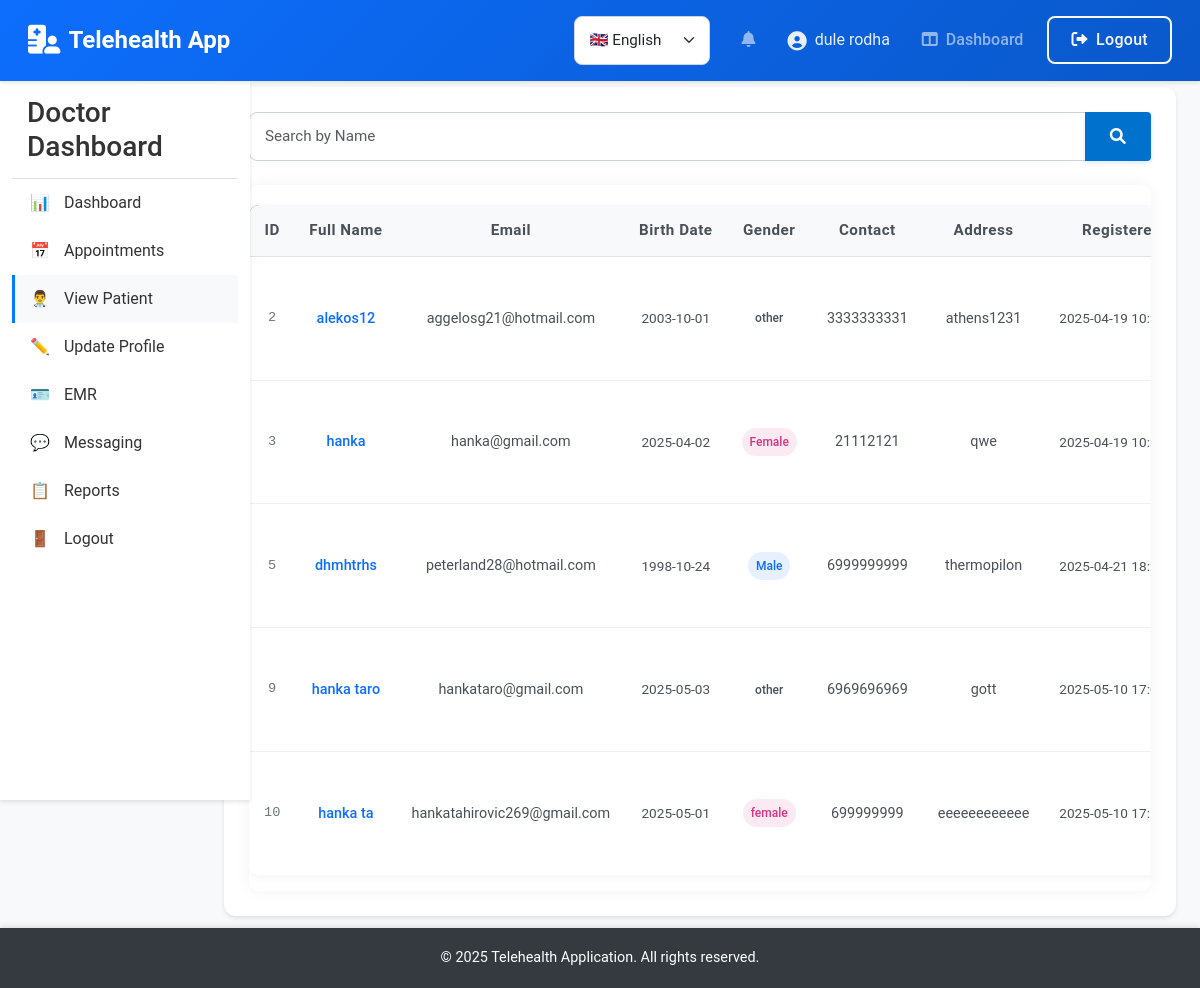
The page /public/view_patient.php (signed in) on the database its author committed.
### tables this page shows
CREATE TABLE `patient_profiles` (
  `patient_id` int(11) NOT NULL,
  `date_of_birth` date DEFAULT NULL,
  `gender` varchar(10) DEFAULT NULL,
  `contact_number` varchar(20) DEFAULT NULL,
  `address` text DEFAULT NULL,
  `medical_history` text DEFAULT NULL,
  `allergies` text DEFAULT NULL,
  `current_medications` text DEFAULT NULL
);

CREATE TABLE `users` (
  `user_id` int(11) NOT NULL,
  `full_name` varchar(100) NOT NULL,
  `email` varchar(100) NOT NULL,
  `password_hash` varchar(255) NOT NULL,
  `role` enum('admin','doctor','patient') NOT NULL,
  `created_at` timestamp NOT NULL DEFAULT current_timestamp()
);

### public/view_patient.php (the view, shortened to what this page needs)
<?php
$search = '';
?>
<!DOCTYPE html>
<html lang="en">
<head>
    <link href="https://cdn.jsdelivr.net/npm/bootstrap@5.3.0/dist/css/bootstrap.min.css" rel="stylesheet">
    <link rel="stylesheet" href="https://cdnjs.cloudflare.com/ajax/libs/font-awesome/6.0.0-beta3/css/all.min.css">
    <link rel="stylesheet" href="../assets/styles.css">
</head>
<body>
    <?php include_once '../includes/header.php'; ?>
    <div class="container-fluid">
        <div class="row">
            <?php include_once '../includes/doctor_sidebar.php'; ?>
            <main class="col-md-9 ms-sm-auto col-lg-10 px-md-4">
                <div class="d-flex justify-content-between flex-wrap flex-md-nowrap align-items-center pt-3 pb-2 mb-3 border-bottom">
                    <h1 class="h2">Registered Patients</h1>
                </div>
                <div class="card shadow-sm">
                    <div class="card-body">
                        <form method="GET" action="view_patient.php" class="mb-4">
                            <div class="input-group">
                                <input type="text" name="search" class="form-control" placeholder="Search by Name" value="<?php echo htmlspecialchars($search); ?>">
                                <button type="submit" class="btn btn-primary">
                                    <i class="fas fa-search"></i>
                                </button>
                            </div>
                        </form>
                        <?php
                        $query = "SELECT
                                u.user_id AS patient_id,
                                u.full_name,
                                u.email,
                                p.date_of_birth,
                                p.gender,
                                p.contact_number,
                                p.address,
                                u.created_at
                              FROM users u
                              INNER JOIN patient_profiles p ON u.user_id = p.patient_id
                              WHERE u.role = 'patient'";
                        $result = $conn->query($query);
                        if ($result && $result->num_rows > 0): ?>
                            <div class="table-responsive table-container">
                                <table class="table table-hover enhanced-table">
                                    <thead>
                                        <tr>
                                            <th>ID</th>
                                            <th>Full Name</th>
                                            <th>Email</th>
                                            <th>Birth Date</th>
                                            <th>Gender</th>
                                            <th>Contact</th>
                                            <th>Address</th>
                                            <th>Registered</th>
                                        </tr>
                                    </thead>
                                    <tbody>
                                        <?php while ($row = $result->fetch_assoc()): ?>
                                            <tr data-id="<?php echo $row['patient_id']; ?>">
                                                <td class="patient-id-cell"><?php echo htmlspecialchars($row['patient_id']); ?></td>
                                                <td class="editable patient-name-cell" data-field="full_name"><?php echo htmlspecialchars($row['full_name']); ?></td>
                                                <td class="editable" data-field="email"><?php echo htmlspecialchars($row['email']); ?></td>
                                                <td class="editable date-cell" data-field="date_of_birth"><?php echo htmlspecialchars($row['date_of_birth']); ?></td>
                                                <td class="editable" data-field="gender">
                                                    <span class="gender-badge <?php echo strtolower($row['gender']); ?>">
                                                        <?php echo htmlspecialchars($row['gender']); ?>
                                                    </span>
                                                </td>
                                                <td class="editable" data-field="contact_number"><?php echo htmlspecialchars($row['contact_number']); ?></td>
                                                <td class="editable" data-field="address"><?php echo htmlspecialchars($row['address']); ?></td>
                                                <td class="date-cell"><?php echo htmlspecialchars($row['created_at']); ?></td>
                                            </tr>
                                        <?php endwhile; ?>
                                    </tbody>
                                </table>
                            </div>
                        <?php else: ?>
                            <div class="alert alert-info">No registered patients found.</div>
                        <?php endif; ?>
                    </div>
                </div>
            </main>
        </div>
        <br/>
        <br/>
    </div>
    <?php include_once '../includes/footer.php'; ?>
</body>
</html>

### assets/styles.css (style rules this page uses)
:root { --primary-color: #007bff; --secondary-color: #6c757d; --success-color: #28a745; --danger-color: #dc3545; --warning-color: #ffc107; --info-color: #17a2b8; --light-color: #f8f9fa; --dark-color: #343a40; }
body { font-family: 'Segoe UI', Tahoma, Geneva, Verdana, sans-serif; background-color: #f8f9fa; min-height: 100vh; display: flex; flex-direction: column; padding-top: 56px; padding-bottom: 60px; }
.card { border: none; box-shadow: 0 2px 4px rgba(0,0,0,.1); margin-bottom: 20px; border-radius: 15px; box-shadow: 0 0.5rem 1rem rgba(0, 0, 0, 0.15); }
.btn-primary { background-color: var(--primary-color); border-color: var(--primary-color); }
.table { background-color: #fff; box-shadow: 0 2px 4px rgba(0,0,0,.1); }
.table thead th { background-color: #f8f9fa; border-bottom: 2px solid #dee2e6; }
.shadow-sm { box-shadow: 0 2px 4px rgba(0,0,0,.1) !important; }
html, body { height: 100%; margin: 0; padding: 0; font-family: 'Roboto', 'Segoe UI', sans-serif; background-color: #f8f9fa; color: #333; }
main { flex: 1; padding: 0; }
button[type="submit"] { background-color: #0072CE; color: white; border: none; padding: 12px 25px; font-size: 16px; border-radius: 4px; cursor: pointer; transition: background-color 0.3s; }
table { width: 100%; border-collapse: collapse; margin: 20px 0; background-color: white; box-shadow: 0 1px 3px rgba(0,0,0,0.1); border-radius: 8px; overflow: hidden; text-align: center; }
thead { background-color: #0072CE; color: white; }
table { border-collapse: collapse; width: 100%; }
.card { border-radius: 12px; box-shadow: 0 4px 12px rgba(0,0,0,0.08); margin-bottom: 24px; border: none; transition: transform 0.2s, box-shadow 0.2s; }
.card-body { padding: 25px; }
.form-control, .form-select { border-radius: 8px; padding: 12px 15px; border: 1px solid #ced4da; box-shadow: none; transition: all 0.2s ease-in-out; font-size: 0.95rem; }
.btn { border-radius: 8px; padding: 10px 22px; font-weight: 500; transition: all 0.2s ease; letter-spacing: 0.3px; }
.btn-primary { background-color: #0d6efd; border-color: #0d6efd; box-shadow: 0 2px 4px rgba(13, 110, 253, 0.15); }
.table { border-collapse: separate; border-spacing: 0; border-radius: 10px; overflow: hidden; box-shadow: 0 2px 8px rgba(0,0,0,0.05); }
.table thead th { border-bottom: 1px solid #dee2e6; background-color: #f8f9fa; color: #495057; font-weight: 600; padding: 14px; font-size: 0.95rem; }
.table td { padding: 14px; vertical-align: middle; border-bottom: 1px solid #f0f0f0; }
.table tbody tr:last-child td { border-bottom: none; }
.d-flex { display: flex; }
::placeholder { color: #adb5bd; opacity: 0.8; }
* { transition: background-color 0.15s ease-in-out, border-color 0.15s ease-in-out, box-shadow 0.15s ease-in-out; }
body { top: 0 !important; }
html { margin-top: 0 !important; padding-top: 0 !important; }

### public/view_patient.php (style rules this page uses)
.table-container { border-radius: 10px; overflow: hidden; box-shadow: 0 0 15px rgba(0,0,0,0.05); }
.enhanced-table { margin-bottom: 0; }
.enhanced-table thead { background: linear-gradient(135deg, #0d6efd 0%, #0a58ca 100%); }
.enhanced-table thead th { color: white; font-weight: 500; border-bottom: none; padding: 12px 15px; font-size: 0.9rem; letter-spacing: 0.5px; vertical-align: middle; white-space: nowrap; }
.enhanced-table tbody tr { transition: all 0.2s; }
.enhanced-table tbody td { padding: 12px 15px; vertical-align: middle; border-bottom: 1px solid #f0f0f0; color: #495057; font-size: 0.9rem; }
.enhanced-table .patient-name-cell { font-weight: 500; color: #0d6efd; }
.enhanced-table .gender-badge { padding: 5px 8px; border-radius: 20px; font-size: 0.75rem; font-weight: 500; display: inline-block; }
.enhanced-table .gender-badge.male { background-color: rgba(13, 110, 253, 0.1); color: #0d6efd; }
.enhanced-table .gender-badge.female { background-color: rgba(214, 51, 132, 0.1); color: #d63384; }
.enhanced-table .patient-id-cell { font-family: monospace; font-size: 0.85rem; color: #6c757d; }
.enhanced-table .date-cell { font-size: 0.85rem; white-space: nowrap; }

### rows shown on the page
patient_profiles: patient_id.user_id "2", patient_id.full_name "alekos12", patient_id.email "aggelosg21@hotmail.com", date_of_birth "2003-10-01", gender "other", contact_number "3333333331", address "athens1231", patient_id.created_at "2025-04-19…"
patient_profiles: patient_id.user_id "3", patient_id.full_name "hanka", patient_id.email "hanka@gmail.com", date_of_birth "2025-04-02", gender "Female", contact_number "21112121", address "qwe", patient_id.created_at "2025-04-19…"
patient_profiles: patient_id.user_id "5", patient_id.full_name "dhmhtrhs", patient_id.email "peterland28@hotmail.com", date_of_birth "1998-10-24", gender "Male", contact_number "6999999999", address "thermopilon", patient_id.created_at "2025-04-21…"
patient_profiles: patient_id.user_id "9", patient_id.full_name "hanka taro", patient_id.email "hankataro@gmail.com", date_of_birth "2025-05-03", gender "other", contact_number "6969696969", address "gott", patient_id.created_at "2025-05-10…"
patient_profiles: patient_id.user_id "10", patient_id.full_name "hanka ta", patient_id.email "hankatahirovic269@gmail.com", date_of_birth "2025-05-01", gender "female", contact_number "699999999", address "eeeeeeeeeeee", patient_id.created_at "2025-05-10…"

### other values the page prints
$_SESSION['name'] "dule rodha"
